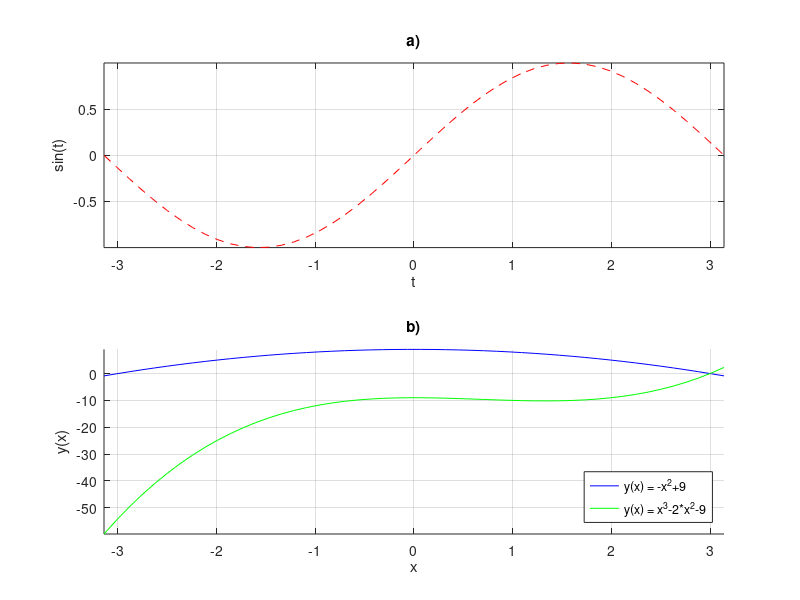
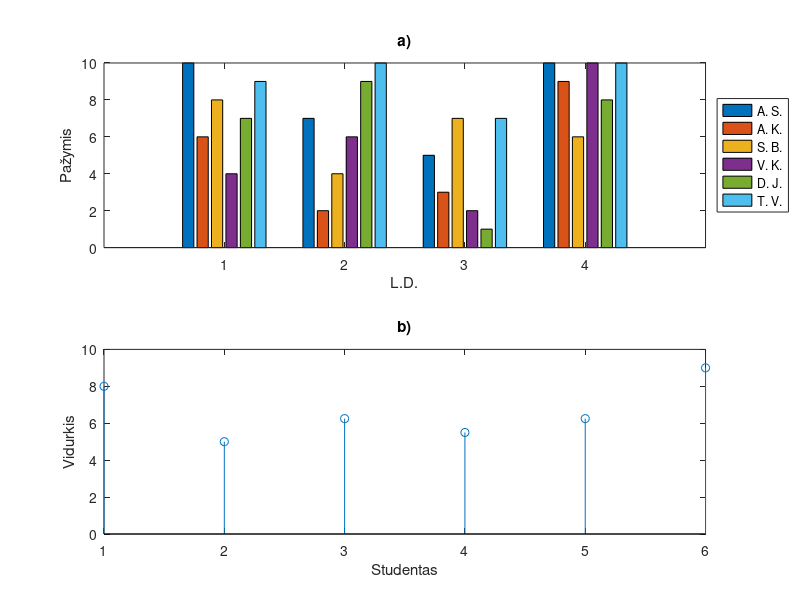
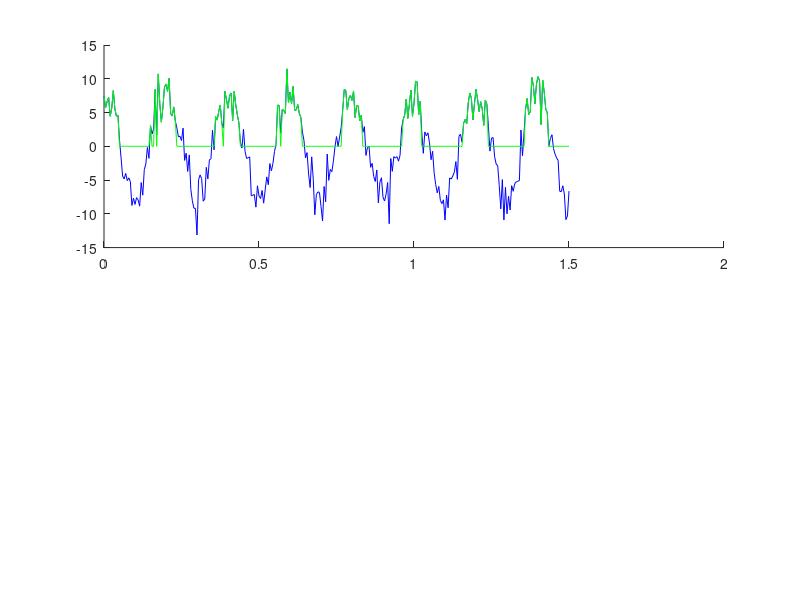

Source code (MATLAB) for these figures, in order: (Note: this script raises an error after producing the figures.)
% Aleksandr Skokunov
% EKf-25
% Data: 2026-09-21

% 1 užduotis
clear all
clc

t = linspace(-pi, pi, 50);

figure
subplot(2, 1, 1)
plot(t, sin(t), 'r--')
xlim([min(t) max(t)])
ylim([min(sin(t)) max(sin(t))])
grid on
title('a)')
xlabel('t')
ylabel('sin(t)')

x = linspace(-pi, pi, 50);
y1 = -x.^2 + 9;
y2 = x.^3 - 2*x.^2 - 9;

subplot(2, 1, 2)
hold on
plot(x, y1, 'b')
plot(x, y2, 'g')
xlim([min(x) max(x)])
ylim([min(y2) max(y1)])
grid on
legend('y(x) = -x^2+9', 'y(x) = x^3-2*x^2-9', ... 
        'Location', 'southeast')
title('b)')
xlabel('x')
ylabel('y(x)')

%% 2 užduotis
clear all
clc

grades = [10 6 8 4 7 9; 7 2 4 6 9 10; ... 
            5 3 7 2 1 7; 10 9 6 10 8 10];

figure
subplot(2, 1, 1)
bar(grades)
ylim([0 10])
title('a)')
xlabel('L.D.')
ylabel('Pažymis')
legend('A. S.', 'A. K.', 'S. B.', 'V. K.', 'D. J.', 'T. V.', ... 
        'Location', 'eastoutside')

subplot(2, 1, 2)
stem(mean(grades))
ylim([0 10])
title('b)')
xlabel('Studentas')
ylabel('Vidurkis')

%% Papildoma užduotis
clear all
clc

A = 8;
f = 5;
o = 1.8;
U_1 = 5;
U_2 = 3;

t = 0:0.005:1.5;
n = o*randn(size(t));
s = A*cos(2*pi*f*t)+n;

virs = s;
virs(not(s>U_2)) = 0;

filt_s = s;
filt_s(s<U_2) = 0;


figure
subplot(2, 1, 1)
hold on
plot(t, s, 'b')
plot(t, filt_s, 'g')
yline(U_1, 'r--')
yline(U_2, 'r-.')
xlim([min(t) max(t)])
ylim([min(s) max(s)])
title('a)')
xlabel('t')
ylabel('s(t)')
legend('Pradinis signalas', 'Filtruotas signalas', ...
        'Filtravimo riba U_1', 'Filtravimo riba U_2', 'Location','eastoutside')

subplot(2, 1, 2)
stem(t, virs)

[yMin, xMin] = min(virs(virs>0))

title('b)')
xlabel('t')
ylabel('s(t)>U_1')
